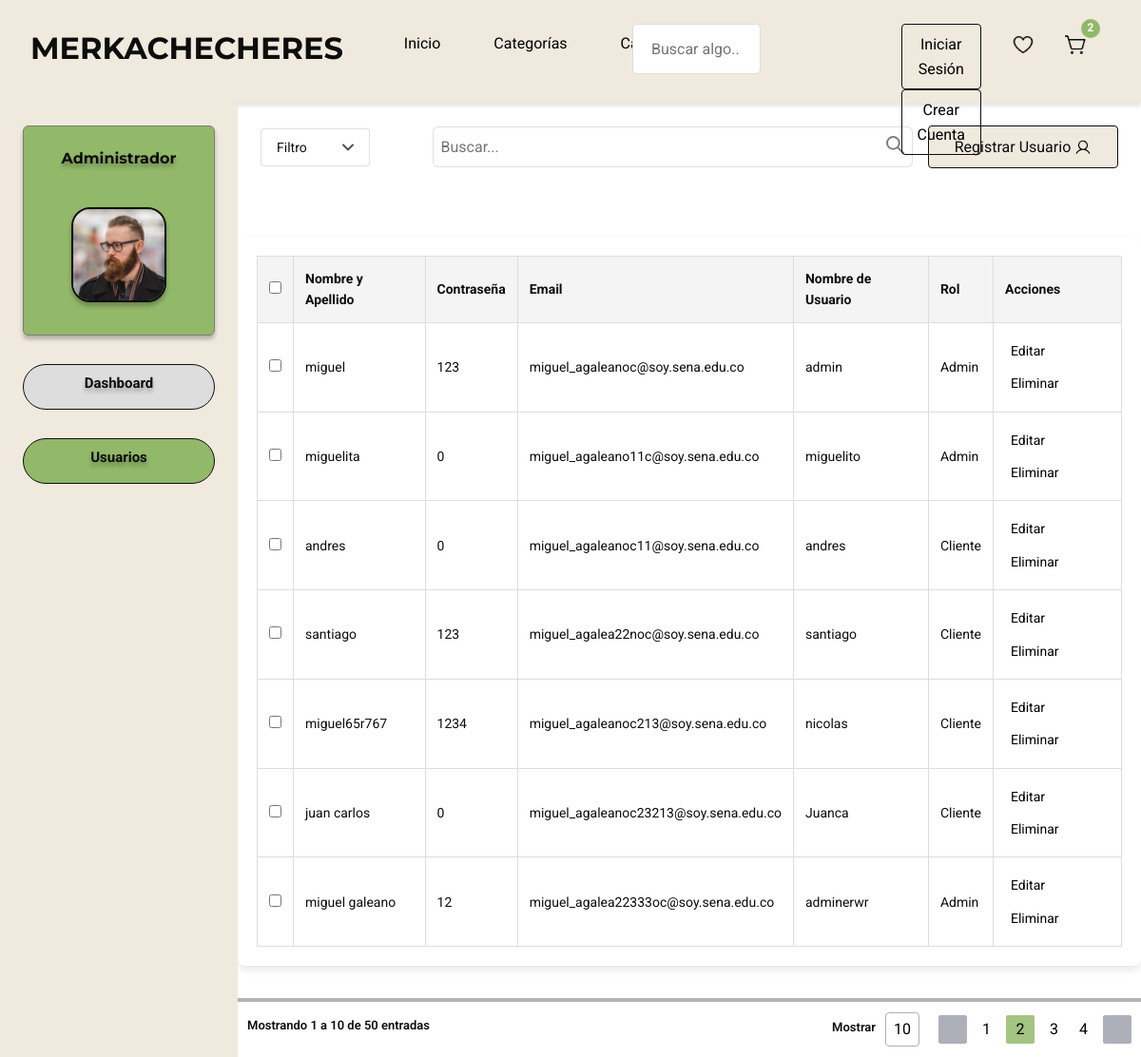
/admin_dashboard/, run on an earlier commit of the app's database.
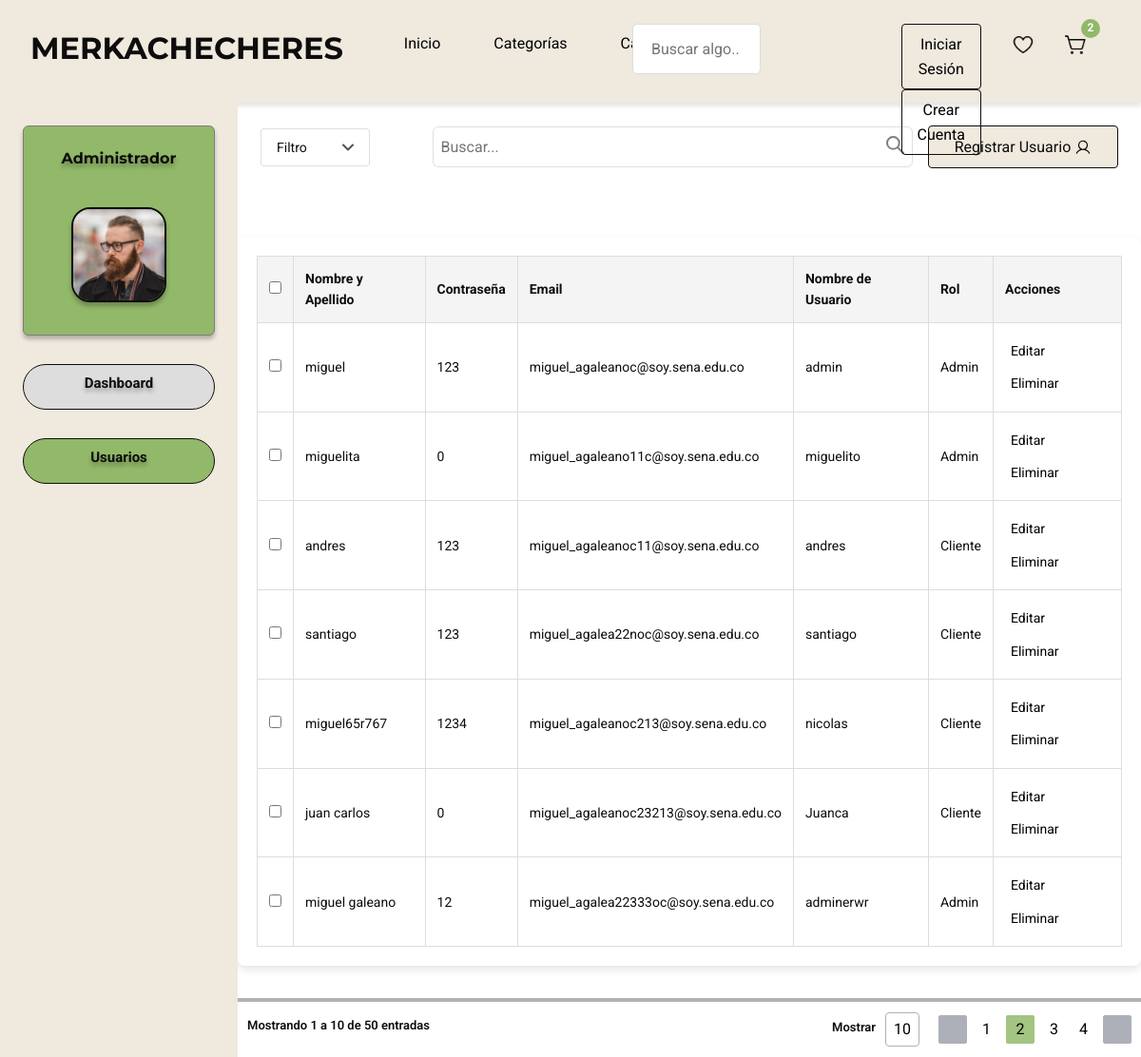
And on a later commit of the database.
### merkachecheres/models.py (models this page shows, shortened)
class Usuario(models.Model):
    full_name = models.CharField(max_length=255)
    email = models.EmailField(unique=True)
    username = models.CharField(max_length=150, unique=True)
    password = models.CharField(max_length=128)
    telefono = models.CharField(max_length=15, default="Sin teléfono")  # Valor por defecto
    departamento = models.CharField(max_length=100, default="Sin departamento")  # Valor por defecto
    direccion = models.CharField(max_length=255, default="Sin dirección")  # Valor por defecto
    municipio = models.CharField(max_length=100, default="Sin municipio")  # Valor por defecto
    ciudad = models.CharField(max_length=100, default="Sin ciudad")  # Valor por defecto
    ROLES = (
        (1, "Admin"),
        (2, "Cliente"),
        (3, "Vendedor")
    )
    rol = models.IntegerField(choices=ROLES, default=2)

### merkachecheres/views.py (the view)
# urls.py: path('admin_dashboard/', views.admin_dashboard, name='admin_dashboard'),
def admin_dashboard(request):
    usuarios = Usuario.objects.all()
    return render(request, 'admin.html', {'usuarios': usuarios})

### merkachecheres/templates/admin.html (shortened to what this page needs)
{% load static %}
<!DOCTYPE html>
<html lang="en">
<head>
    <link rel="stylesheet" href="{% static 'css/bootstrap.min.css' %}" />
    <link rel="stylesheet" href="{% static 'css/styleAdmin.css' %}">
    <link rel="stylesheet" href="{% static 'css/styleguide.css' %}">
</head>
<body>
    <header>
        <div class="navigation">
            <div class="navigation_wrapper">
                <div class="middle_nav_wrapper">
                    <div class="middle_nav">
                        <div class="logo">
                            <div class="text_wrapper">MERKACHECHERES</div>
                        </div>
                        <div class="frame">
                            <div class="div_wrapper">
                                <div class="div">
                                    <button class="dropbtn " onclick="window.location.href='{% url 'index' %}'">Inicio</button>
                                </div>
                            </div>
                            <div class="btn_primary_wrapper">
                                <button class="dropbtn">Categorías</button>
                            </div>
                            <div class="div_wrapper">
                                <div class="div">
                                    <button class="dropbtn">Catalogo</button>
                                </div>
                            </div>
                            </div>
                        <div class="buscar">
                            <input type="password" id="password" name="password" placeholder="Buscar algo.." class="navbar">
                        </div>
                        <div class="frame_2">
                            <div class="iniciar_crear_cuenta">
                                <div class="btn_login">
                                    {% if not request.session.validar %}
                                        <button class="button_text_wrapper"
                                            onclick="window.location.href='{% url 'login' %}'">Iniciar Sesión</button>
                                    {% endif %}
                                </div>
                                <div class="btn_registro">
                                    {% if not request.session.validar %}
                                        <button class="button_text_wrapper"
                                            onclick="window.location.href='{% url 'registro' %}'">Crear Cuenta</button>
                                    {% endif %}
                                </div>
                            </div>
                            <div class="icons">
                                <div class="shopping_cart_simple">
                                    <button class="dropbtn">
                                        <img src="{% static 'img/Heart.png' %}" id="heartButton" alt="Inicio">
                                    </button>
                                </div>
                                <div class="shopping_cart_simple2">
                                    <div class="overlap_group">
                                        <button class="dropbtn" id="carrito-button">
                                            <img src="{% static 'img/Shopping.png' %}" id="shoppingCar" alt="Inicio">
                                        </button>
                                        <div class="frame_3">
                                            <div class="text_wrapper_3">2</div>
                                        </div>
                                    </div>
                                </div>
                            </div>
                        </div>
                    </div>
                </div>
            </div>
        </div>
    </header>
    <main class="mainGeneralContainer">
        <aside class="asideAdmin">
            <div class="adminContainer">
                <div class="adminTittleContainer">
                    <h2 id="titleAdmin">Administrador</h2>
                </div>
                <div class="photoAdminContainer">
                    <img src="{% static 'img/admin.png' %}" alt="Foto del administrador" class="photoAdmin">
                </div>
            </div>
            <div class="dashboardContainer">
                <div class="dashboardTextContainer">
                    <button class="botonDashboard">
                        <h4 id="dashboardText">Dashboard</h4>
                    </button>
                </div>
            </div>
            <div class="usersContainer">
                <div class="dashboardTextContainer">
                    <button class="botonUsuarios">
                        <h4 id="usersText">Usuarios</h4>
                    </button>
                </div>
            </div>
        </aside>
            <div class="DIVCOSAS">
                <div class="mainContentWrapper">
                    <section class="dataGeneralContainer">
                        <div class="searchbarFilterContainer">
                            <div class="filterContainer">
                                <div class="filterDiv">
                                    <a href="" id="filterText">Filtro</a>
                                </div>
                                <div class="IconFilterDiv">
                                </div>
                            </div>
                            <div class="searchContainer">
                                <input type="text" id="buscarText" placeholder="Buscar...">
                                <div class="search-inner">
                                    <div class="searchIconContainer">
                                        <svg xmlns="http://www.w3.org/2000/svg" width="19" height="19" viewBox="0 0 19 19" fill="none">
                                            <circle cx="7.375" cy="7.375" r="6.375" stroke="#7E7D7C" stroke-width="2" stroke-linecap="round"/>
                                            <path d="M12.3333 12.3333L18 17.9999" stroke="#7E7D7C" stroke-width="2" stroke-linecap="round"/>
                                        </svg>
                                    </div>
                                </div>
                            </div>
                            <button class="registerButton">
                                <div class="userRegisterContainer">
                                    <div class="registerUserContainer">
                                        <a id="registerUserText">Registrar Usuario</a>
                                    </div>
                                </div>
                            </button>
                        </div>
                    </section>
            <section class="detailsSection">
                <div class="table-container">
                    <table>
                        <thead>
                            <tr>
                            <th><input type="checkbox"></th>
                            <th>Nombre y Apellido</th>
                            <th>Contraseña</th>
                            <th>Email</th>
                            <th>Nombre de Usuario</th>
                            <th>Rol</th>
                            <th>Acciones</th>
                            </tr>
                        </thead>
                        <tbody>
                            {% for usuario in usuarios %}
                            <tr>
                                <td><input type="checkbox"></td>
                                <td>{{ usuario.full_name }}</td>
                                <td>{{ usuario.password }}</td>
                                <td>{{ usuario.email }}</td>
                                <td>{{ usuario.username }}</td>
                                <td>{{ usuario.get_rol_display }}</td>
                                <td>
                                    <button class="buttons">Editar</button>
                                    <button class="buttons">Eliminar</button>
                                </td>
                            </tr>
                            {% endfor %}
                        </tbody>
                    </table>
                </div>
                <div class="resultsContainer">
                    <div class="mostrarContainer">
                        <h2 id="mostarText">Mostrando 1 a 10 de 50 entradas</h2>
                    </div>
                    <div class="optionsContainer">
                        <div class="mostrar10Container">
                            <div class="mostrarDiv">
                                <h4 id="mostarText">Mostrar</h4>
                            </div>
                            <div>
                                <button id="ButtonTen">10</button>
                            </div>
                        </div>
                        <div class="Container">
                            <button class="flechaButton">
                            </button>
                            <button class="buttons">1</button>
                            <button class="buttonTwo">2</button>
                            <button class="buttons">3</button>
                            <button class="buttons">4</button>
                            <button class="flechaButton">
                            </button>
                        </div>
                    </div>
                </div>
            </section>
        </div>
    </main>
</body>
</html>

### merkachecheres/static/css/styleguide.css (style rules this page uses)
:root { --secondary-700: rgba(27, 99, 146, 1); --gray-00: rgba(255, 255, 255, 1); --title-font-family: "Montserrat", Helvetica; --title-font-family-bold: "Montserrat-Bold", Helvetica; --title-font-weight: 700; --title-font-size: 40px; --title-letter-spacing: 0px; --title-line-height: normal; --title-font-style: normal; --description-font-family: "Mukta Vaani", Helvetica; --description-font-weight: 500; --description-font-size: 20px; --description-letter-spacing: 0px; --description-line-height: normal; --description-font-style: normal; --labels-font-family: "Roboto", Helvetica; --labels-font-family-regular: "Roboto-Regular", Helvetica; --labels-font-family-medium: "Roboto-Medium", Helvetica; --labels-font-weight-400: 400; --labels-font-size-12: 12px; --labels-font-size-14: 14px; --labels-font-size-16: 16px; --labels-font-size-18: 18px; --labels-font-size-22: 22px; --labels-font-size-24: 24px; --labels-letter-spacing-0: 0px; --labels-line-height: normal; --labels-font-style: normal; --color-blanco: rgba(255, 255, 255); --color-verde: rgba(146, 184, 105); --color-verde-hover: rgba(146, 184, 105, 1); --color-negro: rgba(0, 0, 0); --color-gris-20: rgba(102, 102, 102, 0.2); --color-gris-25: rgba(102, 102, 102, 0.25); --color-gris-border-35: rgba(102, 102, 102, 0.35); --color-gris-60: rgba(102, 102, 102, 0.6); --color-gris-80: rgba(102, 102, 102, 0.8); --color-gris: rgba(102, 102, 102, 1); --color-rojo: rgba(240, 20, 47, 1); --color-sombra: rgba(0, 0, 0, 0.12); --color-redes-rojo: rgba(219, 74, 57, 1) ; --color-redes-rojo-hover: rgba(196, 56, 45, 1); --color-redes-azul-hover: rgba(54, 84, 159, 1); --color-redes-azul: rgba(66, 103, 178, 1) ; }

What changed in the data, as far as the page shows it:
changed Usuario "andres": password "0" → "123"
